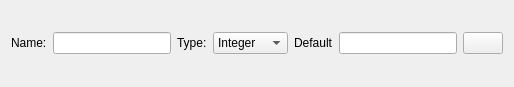
<?xml version="1.0" encoding="UTF-8"?>
<ui version="4.0">
 <class>NewAlgorithmParameterForm</class>
 <widget class="QWidget" name="NewAlgorithmParameterForm">
  <property name="geometry">
   <rect>
    <x>0</x>
    <y>0</y>
    <width>514</width>
    <height>87</height>
   </rect>
  </property>
  <property name="windowTitle">
   <string>Form</string>
  </property>
  <layout class="QGridLayout" name="gridLayout">
   <item row="0" column="0">
    <layout class="QHBoxLayout" name="horizontalLayout_3" stretch="0,3,0,1,0,3,0">
     <item>
      <widget class="QLabel" name="label_2">
       <property name="text">
        <string>Name:</string>
       </property>
      </widget>
     </item>
     <item>
      <widget class="QLineEdit" name="valueLineEdit"/>
     </item>
     <item>
      <widget class="QLabel" name="label_3">
       <property name="text">
        <string>Type:</string>
       </property>
      </widget>
     </item>
     <item>
      <widget class="QComboBox" name="typeCombo">
       <item>
        <property name="text">
         <string>Integer</string>
        </property>
       </item>
       <item>
        <property name="text">
         <string>Char</string>
        </property>
       </item>
       <item>
        <property name="text">
         <string>Boolean</string>
        </property>
       </item>
       <item>
        <property name="text">
         <string>Double</string>
        </property>
       </item>
      </widget>
     </item>
     <item>
      <widget class="QLabel" name="label_8">
       <property name="text">
        <string>Default</string>
       </property>
      </widget>
     </item>
     <item>
      <widget class="QLineEdit" name="defaultLineEdit"/>
     </item>
     <item>
      <widget class="QPushButton" name="deleteButton">
       <property name="text">
        <string/>
       </property>
       <property name="icon">
        <iconset resource="../../../immagini.qrc">
         <normaloff>:/Images/Images/StopIcon.png</normaloff>:/Images/Images/StopIcon.png</iconset>
       </property>
      </widget>
     </item>
    </layout>
   </item>
  </layout>
 </widget>
 <resources>
  <include location="../../../immagini.qrc"/>
 </resources>
 <connections/>
</ui>
